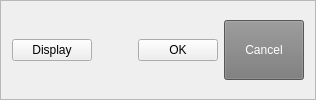
                         <widget class="QFrame" name="frame_AreaOkCencelSetupTool_ModGuiMain">
                          <property name="sizePolicy">
                           <sizepolicy hsizetype="Preferred" vsizetype="Fixed">
                            <horstretch>0</horstretch>
                            <verstretch>0</verstretch>
                           </sizepolicy>
                          </property>
                          <property name="minimumSize">
                           <size>
                            <width>0</width>
                            <height>50</height>
                           </size>
                          </property>
                          <property name="frameShape">
                           <enum>QFrame::StyledPanel</enum>
                          </property>
                          <property name="frameShadow">
                           <enum>QFrame::Raised</enum>
                          </property>
                          <layout class="QHBoxLayout" name="horizontalLayout_40">
                           <item>
                            <layout class="QHBoxLayout" name="horizontalLayout_121">
                             <item>
                              <widget class="QPushButton" name="btn_Display_setupTool_ModGuiMain">
                               <property name="text">
                                <string>Display</string>
                               </property>
                              </widget>
                             </item>
                             <item>
                              <spacer name="horizontalSpacer_122">
                               <property name="orientation">
                                <enum>Qt::Horizontal</enum>
                               </property>
                               <property name="sizeHint" stdset="0">
                                <size>
                                 <width>40</width>
                                 <height>20</height>
                                </size>
                               </property>
                              </spacer>
                             </item>
                             <item>
                              <widget class="QPushButton" name="btn_Ok_setupTool_ModGuiMain">
                               <property name="text">
                                <string>OK</string>
                               </property>
                              </widget>
                             </item>
                             <item>
                              <widget class="QPushButton" name="btn_Cancel_setupTool_ModGuiMain">
                               <property name="maximumSize">
                                <size>
                                 <width>150</width>
                                 <height>60</height>
                                </size>
                               </property>
                               <property name="styleSheet">
                                <string notr="true">color: rgb(255, 255, 255);
background-color: rgb(121, 121, 121);</string>
                               </property>
                               <property name="text">
                                <string>Cancel</string>
                               </property>
                              </widget>
                             </item>
                            </layout>
                           </item>
                          </layout>
                         </widget>
